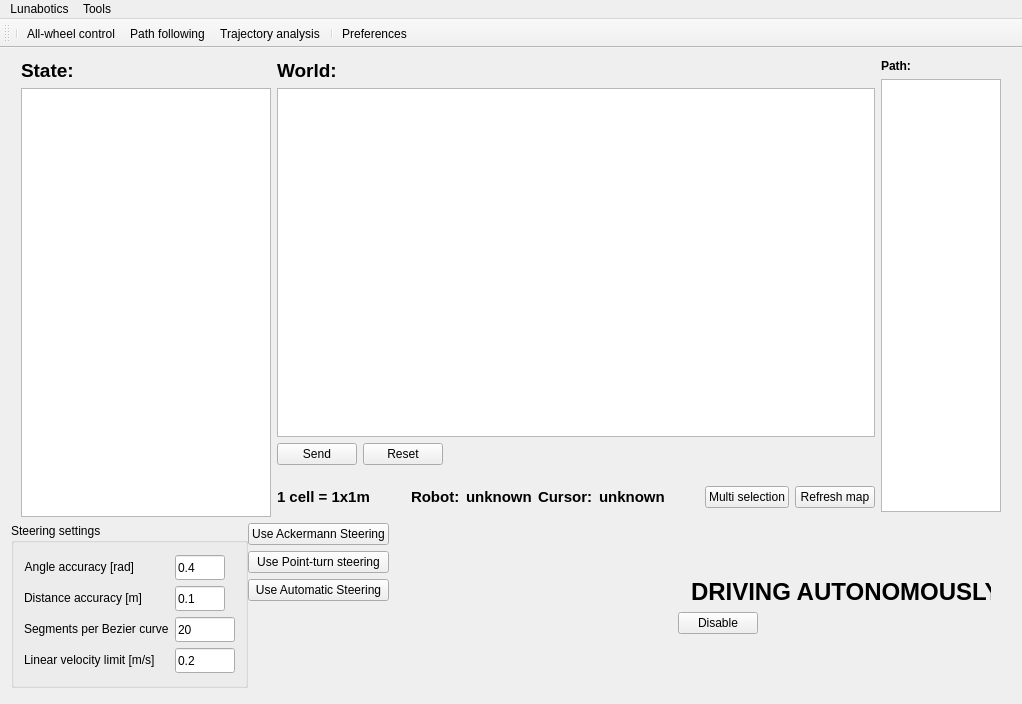
<?xml version="1.0" encoding="UTF-8"?>
<ui version="4.0">
 <class>MainWindow</class>
 <widget class="QMainWindow" name="MainWindow">
  <property name="geometry">
   <rect>
    <x>0</x>
    <y>0</y>
    <width>1022</width>
    <height>704</height>
   </rect>
  </property>
  <property name="sizePolicy">
   <sizepolicy hsizetype="Expanding" vsizetype="Expanding">
    <horstretch>0</horstretch>
    <verstretch>0</verstretch>
   </sizepolicy>
  </property>
  <property name="windowTitle">
   <string>Lunabotics</string>
  </property>
  <property name="layoutDirection">
   <enum>Qt::LeftToRight</enum>
  </property>
  <property name="toolButtonStyle">
   <enum>Qt::ToolButtonTextUnderIcon</enum>
  </property>
  <property name="tabShape">
   <enum>QTabWidget::Rounded</enum>
  </property>
  <property name="unifiedTitleAndToolBarOnMac">
   <bool>true</bool>
  </property>
  <widget class="QWidget" name="centralWidget">
   <property name="sizePolicy">
    <sizepolicy hsizetype="Expanding" vsizetype="Expanding">
     <horstretch>0</horstretch>
     <verstretch>0</verstretch>
    </sizepolicy>
   </property>
   <layout class="QGridLayout" name="gridLayout">
    <item row="0" column="0">
     <widget class="QWidget" name="upperContainerWidget" native="true">
      <property name="sizePolicy">
       <sizepolicy hsizetype="Expanding" vsizetype="Expanding">
        <horstretch>0</horstretch>
        <verstretch>0</verstretch>
       </sizepolicy>
      </property>
      <layout class="QHBoxLayout" name="horizontalLayout">
       <property name="leftMargin">
        <number>10</number>
       </property>
       <property name="topMargin">
        <number>0</number>
       </property>
       <property name="rightMargin">
        <number>10</number>
       </property>
       <property name="bottomMargin">
        <number>0</number>
       </property>
       <item>
        <widget class="QWidget" name="TelemetryWidget" native="true">
         <property name="sizePolicy">
          <sizepolicy hsizetype="MinimumExpanding" vsizetype="Expanding">
           <horstretch>0</horstretch>
           <verstretch>0</verstretch>
          </sizepolicy>
         </property>
         <property name="minimumSize">
          <size>
           <width>250</width>
           <height>0</height>
          </size>
         </property>
         <property name="maximumSize">
          <size>
           <width>250</width>
           <height>16777215</height>
          </size>
         </property>
         <property name="layoutDirection">
          <enum>Qt::RightToLeft</enum>
         </property>
         <layout class="QVBoxLayout" name="verticalLayout_7">
          <property name="margin">
           <number>0</number>
          </property>
          <item>
           <widget class="QLabel" name="telemetryTitleLabel">
            <property name="sizePolicy">
             <sizepolicy hsizetype="Minimum" vsizetype="Preferred">
              <horstretch>0</horstretch>
              <verstretch>0</verstretch>
             </sizepolicy>
            </property>
            <property name="font">
             <font>
              <pointsize>14</pointsize>
              <weight>75</weight>
              <bold>true</bold>
             </font>
            </property>
            <property name="layoutDirection">
             <enum>Qt::LeftToRight</enum>
            </property>
            <property name="text">
             <string>State:</string>
            </property>
           </widget>
          </item>
          <item>
           <widget class="QTableView" name="telemetryTableView">
            <property name="sizePolicy">
             <sizepolicy hsizetype="MinimumExpanding" vsizetype="Expanding">
              <horstretch>1</horstretch>
              <verstretch>1</verstretch>
             </sizepolicy>
            </property>
            <property name="minimumSize">
             <size>
              <width>250</width>
              <height>0</height>
             </size>
            </property>
            <property name="maximumSize">
             <size>
              <width>250</width>
              <height>16777215</height>
             </size>
            </property>
            <property name="layoutDirection">
             <enum>Qt::LeftToRight</enum>
            </property>
            <property name="horizontalScrollBarPolicy">
             <enum>Qt::ScrollBarAlwaysOff</enum>
            </property>
            <property name="autoScroll">
             <bool>false</bool>
            </property>
            <property name="tabKeyNavigation">
             <bool>false</bool>
            </property>
            <property name="showDropIndicator" stdset="0">
             <bool>false</bool>
            </property>
            <property name="dragDropOverwriteMode">
             <bool>false</bool>
            </property>
            <property name="alternatingRowColors">
             <bool>true</bool>
            </property>
            <property name="selectionMode">
             <enum>QAbstractItemView::NoSelection</enum>
            </property>
            <property name="textElideMode">
             <enum>Qt::ElideRight</enum>
            </property>
            <property name="wordWrap">
             <bool>false</bool>
            </property>
            <property name="cornerButtonEnabled">
             <bool>false</bool>
            </property>
            <attribute name="horizontalHeaderDefaultSectionSize">
             <number>125</number>
            </attribute>
            <attribute name="verticalHeaderVisible">
             <bool>false</bool>
            </attribute>
            <attribute name="verticalHeaderDefaultSectionSize">
             <number>20</number>
            </attribute>
           </widget>
          </item>
         </layout>
        </widget>
       </item>
       <item>
        <widget class="QWidget" name="WorldWidget" native="true">
         <property name="sizePolicy">
          <sizepolicy hsizetype="Expanding" vsizetype="Expanding">
           <horstretch>0</horstretch>
           <verstretch>0</verstretch>
          </sizepolicy>
         </property>
         <property name="layoutDirection">
          <enum>Qt::LeftToRight</enum>
         </property>
         <layout class="QHBoxLayout" name="horizontalLayout_7">
          <property name="leftMargin">
           <number>0</number>
          </property>
          <property name="topMargin">
           <number>0</number>
          </property>
          <property name="rightMargin">
           <number>0</number>
          </property>
          <property name="bottomMargin">
           <number>5</number>
          </property>
          <item>
           <widget class="QWidget" name="mapVerticalWidget" native="true">
            <layout class="QVBoxLayout" name="verticalLayout_5">
             <property name="margin">
              <number>0</number>
             </property>
             <item>
              <widget class="QLabel" name="mapTitleLabel">
               <property name="font">
                <font>
                 <pointsize>14</pointsize>
                 <weight>75</weight>
                 <bold>true</bold>
                </font>
               </property>
               <property name="text">
                <string>World:</string>
               </property>
              </widget>
             </item>
             <item>
              <widget class="QGraphicsView" name="mapView">
               <property name="sizePolicy">
                <sizepolicy hsizetype="Expanding" vsizetype="Expanding">
                 <horstretch>2</horstretch>
                 <verstretch>0</verstretch>
                </sizepolicy>
               </property>
               <property name="cursor" stdset="0">
                <cursorShape>CrossCursor</cursorShape>
               </property>
               <property name="mouseTracking">
                <bool>true</bool>
               </property>
               <property name="autoFillBackground">
                <bool>false</bool>
               </property>
               <property name="frameShape">
                <enum>QFrame::StyledPanel</enum>
               </property>
               <property name="frameShadow">
                <enum>QFrame::Raised</enum>
               </property>
               <property name="verticalScrollBarPolicy">
                <enum>Qt::ScrollBarAlwaysOff</enum>
               </property>
               <property name="horizontalScrollBarPolicy">
                <enum>Qt::ScrollBarAlwaysOff</enum>
               </property>
               <property name="backgroundBrush">
                <brush brushstyle="SolidPattern">
                 <color alpha="0">
                  <red>0</red>
                  <green>0</green>
                  <blue>0</blue>
                 </color>
                </brush>
               </property>
               <property name="alignment">
                <set>Qt::AlignRight|Qt::AlignTop|Qt::AlignTrailing</set>
               </property>
               <property name="dragMode">
                <enum>QGraphicsView::RubberBandDrag</enum>
               </property>
              </widget>
             </item>
             <item>
              <widget class="QWidget" name="upperRowMapWidget" native="true">
               <layout class="QHBoxLayout" name="horizontalLayout_11">
                <property name="margin">
                 <number>0</number>
                </property>
                <item>
                 <widget class="QWidget" name="multiWaypointsButtonWidget" native="true">
                  <layout class="QHBoxLayout" name="horizontalLayout_2">
                   <property name="leftMargin">
                    <number>0</number>
                   </property>
                   <property name="topMargin">
                    <number>0</number>
                   </property>
                   <property name="rightMargin">
                    <number>0</number>
                   </property>
                   <item>
                    <widget class="QPushButton" name="waypointsSendButton">
                     <property name="text">
                      <string>Send</string>
                     </property>
                    </widget>
                   </item>
                   <item>
                    <widget class="QPushButton" name="waypointsResetButton">
                     <property name="text">
                      <string>Reset</string>
                     </property>
                    </widget>
                   </item>
                  </layout>
                 </widget>
                </item>
                <item>
                 <spacer name="horizontalSpacer_5">
                  <property name="orientation">
                   <enum>Qt::Horizontal</enum>
                  </property>
                  <property name="sizeHint" stdset="0">
                   <size>
                    <width>40</width>
                    <height>20</height>
                   </size>
                  </property>
                 </spacer>
                </item>
               </layout>
              </widget>
             </item>
             <item>
              <widget class="QWidget" name="lowerHorizontalWidget" native="true">
               <property name="sizePolicy">
                <sizepolicy hsizetype="Preferred" vsizetype="Fixed">
                 <horstretch>0</horstretch>
                 <verstretch>0</verstretch>
                </sizepolicy>
               </property>
               <property name="minimumSize">
                <size>
                 <width>0</width>
                 <height>30</height>
                </size>
               </property>
               <layout class="QHBoxLayout" name="horizontalLayout_6">
                <property name="margin">
                 <number>0</number>
                </property>
                <item>
                 <widget class="QLabel" name="mapResolutionLabel">
                  <property name="sizePolicy">
                   <sizepolicy hsizetype="Preferred" vsizetype="Expanding">
                    <horstretch>0</horstretch>
                    <verstretch>0</verstretch>
                   </sizepolicy>
                  </property>
                  <property name="font">
                   <font>
                    <pointsize>11</pointsize>
                    <weight>75</weight>
                    <bold>true</bold>
                   </font>
                  </property>
                  <property name="text">
                   <string>1 cell = 1x1m</string>
                  </property>
                 </widget>
                </item>
                <item>
                 <spacer name="horizontalSpacer_3">
                  <property name="orientation">
                   <enum>Qt::Horizontal</enum>
                  </property>
                  <property name="sizeHint" stdset="0">
                   <size>
                    <width>0</width>
                    <height>20</height>
                   </size>
                  </property>
                 </spacer>
                </item>
                <item>
                 <widget class="QWidget" name="robotPosWidget" native="true">
                  <property name="sizePolicy">
                   <sizepolicy hsizetype="Preferred" vsizetype="Expanding">
                    <horstretch>0</horstretch>
                    <verstretch>0</verstretch>
                   </sizepolicy>
                  </property>
                  <layout class="QHBoxLayout" name="horizontalLayout_8">
                   <property name="margin">
                    <number>0</number>
                   </property>
                   <item>
                    <widget class="QLabel" name="gridPositionTitleLabel">
                     <property name="sizePolicy">
                      <sizepolicy hsizetype="Fixed" vsizetype="Expanding">
                       <horstretch>0</horstretch>
                       <verstretch>0</verstretch>
                      </sizepolicy>
                     </property>
                     <property name="font">
                      <font>
                       <pointsize>11</pointsize>
                       <weight>75</weight>
                       <bold>true</bold>
                      </font>
                     </property>
                     <property name="text">
                      <string>Robot:</string>
                     </property>
                    </widget>
                   </item>
                   <item>
                    <widget class="QLabel" name="gridPositionLabel">
                     <property name="sizePolicy">
                      <sizepolicy hsizetype="Expanding" vsizetype="Expanding">
                       <horstretch>0</horstretch>
                       <verstretch>0</verstretch>
                      </sizepolicy>
                     </property>
                     <property name="font">
                      <font>
                       <pointsize>11</pointsize>
                       <weight>75</weight>
                       <bold>true</bold>
                      </font>
                     </property>
                     <property name="text">
                      <string>unknown</string>
                     </property>
                    </widget>
                   </item>
                  </layout>
                 </widget>
                </item>
                <item>
                 <widget class="QWidget" name="cursorPosWidget" native="true">
                  <property name="sizePolicy">
                   <sizepolicy hsizetype="Preferred" vsizetype="Expanding">
                    <horstretch>0</horstretch>
                    <verstretch>0</verstretch>
                   </sizepolicy>
                  </property>
                  <layout class="QHBoxLayout" name="horizontalLayout_9">
                   <property name="margin">
                    <number>0</number>
                   </property>
                   <item>
                    <widget class="QLabel" name="cursorPositionTitleLabel">
                     <property name="sizePolicy">
                      <sizepolicy hsizetype="Fixed" vsizetype="Expanding">
                       <horstretch>0</horstretch>
                       <verstretch>0</verstretch>
                      </sizepolicy>
                     </property>
                     <property name="font">
                      <font>
                       <pointsize>11</pointsize>
                       <weight>75</weight>
                       <bold>true</bold>
                      </font>
                     </property>
                     <property name="text">
                      <string>Cursor:</string>
                     </property>
                    </widget>
                   </item>
                   <item>
                    <widget class="QLabel" name="cursorPositionLabel">
                     <property name="sizePolicy">
                      <sizepolicy hsizetype="Expanding" vsizetype="Expanding">
                       <horstretch>0</horstretch>
                       <verstretch>0</verstretch>
                      </sizepolicy>
                     </property>
                     <property name="font">
                      <font>
                       <pointsize>11</pointsize>
                       <weight>75</weight>
                       <bold>true</bold>
                      </font>
                     </property>
                     <property name="text">
                      <string>unknown</string>
                     </property>
                    </widget>
                   </item>
                  </layout>
                 </widget>
                </item>
                <item>
                 <spacer name="horizontalSpacer_4">
                  <property name="orientation">
                   <enum>Qt::Horizontal</enum>
                  </property>
                  <property name="sizeHint" stdset="0">
                   <size>
                    <width>0</width>
                    <height>20</height>
                   </size>
                  </property>
                 </spacer>
                </item>
                <item>
                 <widget class="QPushButton" name="multiWaypointsButton">
                  <property name="text">
                   <string>Multi selection</string>
                  </property>
                 </widget>
                </item>
                <item>
                 <widget class="QPushButton" name="refreshMapButton">
                  <property name="sizePolicy">
                   <sizepolicy hsizetype="Fixed" vsizetype="Fixed">
                    <horstretch>0</horstretch>
                    <verstretch>0</verstretch>
                   </sizepolicy>
                  </property>
                  <property name="text">
                   <string>Refresh map</string>
                  </property>
                 </widget>
                </item>
               </layout>
               <zorder>cursorPosWidget</zorder>
               <zorder>robotPosWidget</zorder>
               <zorder>mapResolutionLabel</zorder>
               <zorder>refreshMapButton</zorder>
               <zorder>horizontalSpacer_3</zorder>
               <zorder>horizontalSpacer_4</zorder>
               <zorder>multiWaypointsButton</zorder>
              </widget>
             </item>
            </layout>
           </widget>
          </item>
          <item>
           <widget class="QWidget" name="pathVerticalWidget" native="true">
            <property name="sizePolicy">
             <sizepolicy hsizetype="Minimum" vsizetype="Preferred">
              <horstretch>0</horstretch>
              <verstretch>0</verstretch>
             </sizepolicy>
            </property>
            <property name="minimumSize">
             <size>
              <width>120</width>
              <height>0</height>
             </size>
            </property>
            <property name="maximumSize">
             <size>
              <width>120</width>
              <height>16777215</height>
             </size>
            </property>
            <layout class="QVBoxLayout" name="verticalLayout_6">
             <property name="margin">
              <number>0</number>
             </property>
             <item>
              <widget class="QLabel" name="pathTitleLabel">
               <property name="sizePolicy">
                <sizepolicy hsizetype="Minimum" vsizetype="Preferred">
                 <horstretch>0</horstretch>
                 <verstretch>0</verstretch>
                </sizepolicy>
               </property>
               <property name="minimumSize">
                <size>
                 <width>100</width>
                 <height>0</height>
                </size>
               </property>
               <property name="font">
                <font>
                 <weight>75</weight>
                 <bold>true</bold>
                </font>
               </property>
               <property name="styleSheet">
                <string notr="true"/>
               </property>
               <property name="text">
                <string>Path:</string>
               </property>
              </widget>
             </item>
             <item>
              <widget class="QTableView" name="pathTableView">
               <property name="enabled">
                <bool>true</bool>
               </property>
               <property name="sizePolicy">
                <sizepolicy hsizetype="Minimum" vsizetype="Expanding">
                 <horstretch>0</horstretch>
                 <verstretch>0</verstretch>
                </sizepolicy>
               </property>
               <property name="minimumSize">
                <size>
                 <width>120</width>
                 <height>0</height>
                </size>
               </property>
               <property name="maximumSize">
                <size>
                 <width>120</width>
                 <height>16777215</height>
                </size>
               </property>
               <property name="layoutDirection">
                <enum>Qt::LeftToRight</enum>
               </property>
               <property name="horizontalScrollBarPolicy">
                <enum>Qt::ScrollBarAlwaysOff</enum>
               </property>
               <property name="autoScroll">
                <bool>false</bool>
               </property>
               <property name="editTriggers">
                <set>QAbstractItemView::NoEditTriggers</set>
               </property>
               <property name="tabKeyNavigation">
                <bool>false</bool>
               </property>
               <property name="showDropIndicator" stdset="0">
                <bool>false</bool>
               </property>
               <property name="dragDropOverwriteMode">
                <bool>false</bool>
               </property>
               <property name="alternatingRowColors">
                <bool>true</bool>
               </property>
               <property name="selectionMode">
                <enum>QAbstractItemView::NoSelection</enum>
               </property>
               <property name="showGrid">
                <bool>true</bool>
               </property>
               <property name="sortingEnabled">
                <bool>false</bool>
               </property>
               <property name="wordWrap">
                <bool>false</bool>
               </property>
               <property name="cornerButtonEnabled">
                <bool>false</bool>
               </property>
               <attribute name="horizontalHeaderDefaultSectionSize">
                <number>60</number>
               </attribute>
               <attribute name="verticalHeaderVisible">
                <bool>false</bool>
               </attribute>
              </widget>
             </item>
            </layout>
           </widget>
          </item>
         </layout>
        </widget>
       </item>
      </layout>
     </widget>
    </item>
    <item row="1" column="0">
     <widget class="QWidget" name="horizontalCtrlWidget" native="true">
      <property name="sizePolicy">
       <sizepolicy hsizetype="Preferred" vsizetype="Expanding">
        <horstretch>0</horstretch>
        <verstretch>0</verstretch>
       </sizepolicy>
      </property>
      <property name="maximumSize">
       <size>
        <width>16777215</width>
        <height>170</height>
       </size>
      </property>
      <layout class="QHBoxLayout" name="horizontalLayout_5">
       <property name="spacing">
        <number>0</number>
       </property>
       <property name="leftMargin">
        <number>0</number>
       </property>
       <property name="topMargin">
        <number>0</number>
       </property>
       <property name="rightMargin">
        <number>0</number>
       </property>
       <property name="bottomMargin">
        <number>5</number>
       </property>
       <item>
        <widget class="QGroupBox" name="settingsGroupBox">
         <property name="title">
          <string>Steering settings</string>
         </property>
         <layout class="QFormLayout" name="formLayout">
          <property name="formAlignment">
           <set>Qt::AlignLeading|Qt::AlignLeft|Qt::AlignVCenter</set>
          </property>
          <property name="leftMargin">
           <number>10</number>
          </property>
          <property name="topMargin">
           <number>5</number>
          </property>
          <property name="rightMargin">
           <number>10</number>
          </property>
          <property name="bottomMargin">
           <number>5</number>
          </property>
          <item row="4" column="1">
           <widget class="QLineEdit" name="linearSpeedEdit">
            <property name="enabled">
             <bool>true</bool>
            </property>
            <property name="sizePolicy">
             <sizepolicy hsizetype="Ignored" vsizetype="Minimum">
              <horstretch>0</horstretch>
              <verstretch>0</verstretch>
             </sizepolicy>
            </property>
            <property name="minimumSize">
             <size>
              <width>60</width>
              <height>25</height>
             </size>
            </property>
            <property name="text">
             <string>0.2</string>
            </property>
           </widget>
          </item>
          <item row="3" column="0">
           <widget class="QLabel" name="bezierSegmentsTitleLabel">
            <property name="text">
             <string>Segments per Bezier curve</string>
            </property>
           </widget>
          </item>
          <item row="4" column="0">
           <widget class="QLabel" name="linearSpeedTitleLabel">
            <property name="sizePolicy">
             <sizepolicy hsizetype="Expanding" vsizetype="Preferred">
              <horstretch>0</horstretch>
              <verstretch>0</verstretch>
             </sizepolicy>
            </property>
            <property name="text">
             <string>Linear velocity limit [m/s]</string>
            </property>
           </widget>
          </item>
          <item row="3" column="1">
           <widget class="QLineEdit" name="bezierSegmentsEdit">
            <property name="enabled">
             <bool>true</bool>
            </property>
            <property name="sizePolicy">
             <sizepolicy hsizetype="Ignored" vsizetype="Fixed">
              <horstretch>0</horstretch>
              <verstretch>0</verstretch>
             </sizepolicy>
            </property>
            <property name="minimumSize">
             <size>
              <width>60</width>
              <height>25</height>
             </size>
            </property>
            <property name="text">
             <string>20</string>
            </property>
           </widget>
          </item>
          <item row="2" column="0">
           <widget class="QLabel" name="distanceToleranceTitleLabel">
            <property name="text">
             <string>Distance accuracy [m]</string>
            </property>
            <property name="alignment">
             <set>Qt::AlignRight|Qt::AlignTrailing|Qt::AlignVCenter</set>
            </property>
           </widget>
          </item>
          <item row="2" column="1">
           <widget class="QLineEdit" name="distanceTolerance">
            <property name="enabled">
             <bool>true</bool>
            </property>
            <property name="sizePolicy">
             <sizepolicy hsizetype="Ignored" vsizetype="Fixed">
              <horstretch>0</horstretch>
              <verstretch>0</verstretch>
             </sizepolicy>
            </property>
            <property name="minimumSize">
             <size>
              <width>50</width>
              <height>25</height>
             </size>
            </property>
            <property name="maximumSize">
             <size>
              <width>50</width>
              <height>16777215</height>
             </size>
            </property>
            <property name="text">
             <string>0.1</string>
            </property>
           </widget>
          </item>
          <item row="1" column="1">
           <widget class="QLineEdit" name="angleTolerance">
            <property name="enabled">
             <bool>true</bool>
            </property>
            <property name="sizePolicy">
             <sizepolicy hsizetype="Ignored" vsizetype="Fixed">
              <horstretch>0</horstretch>
              <verstretch>0</verstretch>
             </sizepolicy>
            </property>
            <property name="minimumSize">
             <size>
              <width>50</width>
              <height>25</height>
             </size>
            </property>
            <property name="maximumSize">
             <size>
              <width>50</width>
              <height>16777215</height>
             </size>
            </property>
            <property name="text">
             <string>0.4</string>
            </property>
           </widget>
          </item>
          <item row="1" column="0">
           <widget class="QLabel" name="angleToleranceTitleLabel">
            <property name="text">
             <string>Angle accuracy [rad]</string>
            </property>
            <property name="alignment">
             <set>Qt::AlignRight|Qt::AlignTrailing|Qt::AlignVCenter</set>
            </property>
           </widget>
          </item>
         </layout>
        </widget>
       </item>
       <item>
        <widget class="QWidget" name="steeringModeWidget" native="true">
         <layout class="QVBoxLayout" name="verticalLayout">
          <property name="margin">
           <number>0</number>
          </property>
          <item>
           <widget class="QPushButton" name="useAckermannButton">
            <property name="text">
             <string>Use Ackermann Steering</string>
            </property>
           </widget>
          </item>
          <item>
           <widget class="QPushButton" name="useSpotButton">
            <property name="text">
             <string>Use Point-turn steering</string>
            </property>
           </widget>
          </item>
          <item>
           <widget class="QPushButton" name="useAutoButton">
            <property name="text">
             <string>Use Automatic Steering</string>
            </property>
           </widget>
          </item>
          <item>
           <spacer name="verticalSpacer_5">
            <property name="orientation">
             <enum>Qt::Vertical</enum>
            </property>
            <property name="sizeHint" stdset="0">
             <size>
              <width>20</width>
              <height>10</height>
             </size>
            </property>
           </spacer>
          </item>
         </layout>
        </widget>
       </item>
       <item>
        <spacer name="horizontalSpacer_2">
         <property name="orientation">
          <enum>Qt::Horizontal</enum>
         </property>
         <property name="sizeHint" stdset="0">
          <size>
           <width>40</width>
           <height>20</height>
          </size>
         </property>
        </spacer>
       </item>
       <item>
        <widget class="QWidget" name="joystickWidget" native="true">
         <property name="minimumSize">
          <size>
           <width>235</width>
           <height>122</height>
          </size>
         </property>
         <property name="maximumSize">
          <size>
           <width>235</width>
           <height>122</height>
          </size>
         </property>
         <widget class="QLabel" name="ctrlPixmap">
          <property name="geometry">
           <rect>
            <x>0</x>
            <y>0</y>
            <width>235</width>
            <height>122</height>
           </rect>
          </property>
          <property name="minimumSize">
           <size>
            <width>235</width>
            <height>122</height>
           </size>
          </property>
          <property name="maximumSize">
           <size>
            <width>235</width>
            <height>122</height>
           </size>
          </property>
          <property name="text">
           <string/>
          </property>
          <property name="pixmap">
           <pixmap resource="LunaGUIResources.qrc">:/images/ctrl.png</pixmap>
          </property>
          <property name="scaledContents">
           <bool>true</bool>
          </property>
         </widget>
         <widget class="QLabel" name="ctrlUpPixmap">
          <property name="geometry">
           <rect>
            <x>0</x>
            <y>0</y>
            <width>235</width>
            <height>122</height>
           </rect>
          </property>
          <property name="minimumSize">
           <size>
            <width>235</width>
            <height>122</height>
           </size>
          </property>
          <property name="maximumSize">
           <size>
            <width>235</width>
            <height>122</height>
           </size>
          </property>
          <property name="text">
           <string/>
          </property>
          <property name="pixmap">
           <pixmap resource="LunaGUIResources.qrc">:/images/ctrl_up.png</pixmap>
          </property>
          <property name="scaledContents">
           <bool>true</bool>
          </property>
         </widget>
         <widget class="QLabel" name="ctrlDownPixmap">
          <property name="geometry">
           <rect>
            <x>0</x>
            <y>0</y>
            <width>235</width>
            <height>122</height>
           </rect>
          </property>
          <property name="minimumSize">
           <size>
            <width>235</width>
            <height>122</height>
           </size>
          </property>
          <property name="maximumSize">
           <size>
            <width>235</width>
            <height>122</height>
           </size>
          </property>
          <property name="text">
           <string/>
          </property>
          <property name="pixmap">
           <pixmap resource="LunaGUIResources.qrc">:/images/ctrl_down.png</pixmap>
          </property>
          <property name="scaledContents">
           <bool>true</bool>
          </property>
         </widget>
         <widget class="QLabel" name="ctrlLeftPixmap">
          <property name="geometry">
           <rect>
            <x>0</x>
            <y>0</y>
            <width>235</width>
            <height>122</height>
           </rect>
          </property>
          <property name="minimumSize">
           <size>
            <width>235</width>
            <height>122</height>
           </size>
          </property>
          <property name="maximumSize">
           <size>
            <width>235</width>
            <height>122</height>
           </size>
          </property>
          <property name="text">
           <string/>
          </property>
          <property name="pixmap">
           <pixmap resource="LunaGUIResources.qrc">:/images/ctrl_left.png</pixmap>
          </property>
          <property name="scaledContents">
           <bool>true</bool>
          </property>
         </widget>
         <widget class="QLabel" name="ctrlRightPixmap">
          <property name="geometry">
           <rect>
            <x>0</x>
            <y>0</y>
            <width>235</width>
            <height>122</height>
           </rect>
          </property>
          <property name="minimumSize">
           <size>
            <width>235</width>
            <height>122</height>
           </size>
          </property>
          <property name="maximumSize">
           <size>
            <width>235</width>
            <height>122</height>
           </size>
          </property>
          <property name="text">
           <string/>
          </property>
          <property name="pixmap">
           <pixmap resource="LunaGUIResources.qrc">:/images/ctrl_right.png</pixmap>
          </property>
          <property name="scaledContents">
           <bool>true</bool>
          </property>
         </widget>
        </widget>
       </item>
       <item>
        <spacer name="horizontalSpacer">
         <property name="orientation">
          <enum>Qt::Horizontal</enum>
         </property>
         <property name="sizeHint" stdset="0">
          <size>
           <width>40</width>
           <height>20</height>
          </size>
         </property>
        </spacer>
       </item>
       <item>
        <widget class="QWidget" name="autonomyLayout" native="true">
         <property name="minimumSize">
          <size>
           <width>333</width>
           <height>0</height>
          </size>
         </property>
         <layout class="QVBoxLayout" name="verticalLayout_9">
          <property name="margin">
           <number>0</number>
          </property>
          <item>
           <spacer name="verticalSpacer_2">
            <property name="orientation">
             <enum>Qt::Vertical</enum>
            </property>
            <property name="sizeHint" stdset="0">
             <size>
              <width>20</width>
              <height>0</height>
             </size>
            </property>
           </spacer>
          </item>
          <item>
           <widget class="QWidget" name="autonomyLabelWidget" native="true">
            <property name="maximumSize">
             <size>
              <width>16777215</width>
              <height>50</height>
             </size>
            </property>
            <layout class="QHBoxLayout" name="horizontalLayout_10">
             <property name="leftMargin">
              <number>0</number>
             </property>
             <property name="topMargin">
              <number>0</number>
             </property>
             <property name="rightMargin">
              <number>20</number>
             </property>
             <property name="bottomMargin">
              <number>0</number>
             </property>
             <item>
              <widget class="QLabel" name="warningSign">
               <property name="text">
                <string/>
               </property>
               <property name="pixmap">
                <pixmap resource="LunaGUIResources.qrc">:/images/warning.png</pixmap>
               </property>
              </widget>
             </item>
             <item>
              <widget class="QLabel" name="autonomyLabel">
               <property name="font">
                <font>
                 <pointsize>18</pointsize>
                 <weight>75</weight>
                 <bold>true</bold>
                </font>
               </property>
               <property name="text">
                <string>DRIVING AUTONOMOUSLY</string>
               </property>
              </widget>
             </item>
            </layout>
           </widget>
          </item>
          <item>
           <widget class="QPushButton" name="autonomyButton">
            <property name="sizePolicy">
             <sizepolicy hsizetype="Fixed" vsizetype="Fixed">
              <horstretch>0</horstretch>
              <verstretch>0</verstretch>
             </sizepolicy>
            </property>
            <property name="text">
             <string>Disable</string>
            </property>
           </widget>
          </item>
          <item>
           <spacer name="verticalSpacer">
            <property name="orientation">
             <enum>Qt::Vertical</enum>
            </property>
            <property name="sizeHint" stdset="0">
             <size>
              <width>20</width>
              <height>0</height>
             </size>
            </property>
           </spacer>
          </item>
         </layout>
        </widget>
       </item>
      </layout>
     </widget>
    </item>
   </layout>
  </widget>
  <widget class="QMenuBar" name="menuBar">
   <property name="geometry">
    <rect>
     <x>0</x>
     <y>0</y>
     <width>1022</width>
     <height>22</height>
    </rect>
   </property>
   <widget class="QMenu" name="menuLunaGUI">
    <property name="title">
     <string>Lunabotics</string>
    </property>
    <addaction name="actionAbout"/>
    <addaction name="actionExit"/>
    <addaction name="actionPreferences"/>
   </widget>
   <widget class="QMenu" name="menuTools">
    <property name="title">
     <string>Tools</string>
    </property>
    <addaction name="actionAll_wheel_control"/>
    <addaction name="actionTrajectory_following"/>
    <addaction name="actionTrajectory_analysis"/>
   </widget>
   <addaction name="menuLunaGUI"/>
   <addaction name="menuTools"/>
  </widget>
  <widget class="QToolBar" name="mainToolBar">
   <property name="sizePolicy">
    <sizepolicy hsizetype="Preferred" vsizetype="MinimumExpanding">
     <horstretch>0</horstretch>
     <verstretch>0</verstretch>
    </sizepolicy>
   </property>
   <attribute name="toolBarArea">
    <enum>TopToolBarArea</enum>
   </attribute>
   <attribute name="toolBarBreak">
    <bool>false</bool>
   </attribute>
   <addaction name="separator"/>
   <addaction name="actionAll_wheel_control"/>
   <addaction name="actionTrajectory_following"/>
   <addaction name="actionTrajectory_analysis"/>
   <addaction name="separator"/>
   <addaction name="actionPreferences"/>
  </widget>
  <action name="actionAbout">
   <property name="text">
    <string>About</string>
   </property>
  </action>
  <action name="actionExit">
   <property name="text">
    <string>Exit</string>
   </property>
  </action>
  <action name="actionPreferences">
   <property name="icon">
    <iconset>
     <normalon>:/images/settings.png</normalon>
    </iconset>
   </property>
   <property name="text">
    <string>Preferences</string>
   </property>
  </action>
  <action name="actionAll_wheel_control">
   <property name="icon">
    <iconset resource="LunaGUIResources.qrc">
     <normaloff>:/images/allwheel.png</normaloff>:/images/allwheel.png</iconset>
   </property>
   <property name="text">
    <string>All-wheel control</string>
   </property>
   <property name="iconText">
    <string>All-wheel control</string>
   </property>
   <property name="font">
    <font/>
   </property>
  </action>
  <action name="actionTrajectory_following">
   <property name="icon">
    <iconset resource="LunaGUIResources.qrc">
     <normaloff>:/images/following.png</normaloff>:/images/following.png</iconset>
   </property>
   <property name="text">
    <string>Path following</string>
   </property>
  </action>
  <action name="actionTrajectory_analysis">
   <property name="icon">
    <iconset resource="LunaGUIResources.qrc">
     <normaloff>:/images/analysis.png</normaloff>:/images/analysis.png</iconset>
   </property>
   <property name="text">
    <string>Trajectory analysis</string>
   </property>
  </action>
 </widget>
 <layoutdefault spacing="6" margin="11"/>
 <resources>
  <include location="LunaGUIResources.qrc"/>
 </resources>
 <connections/>
</ui>
